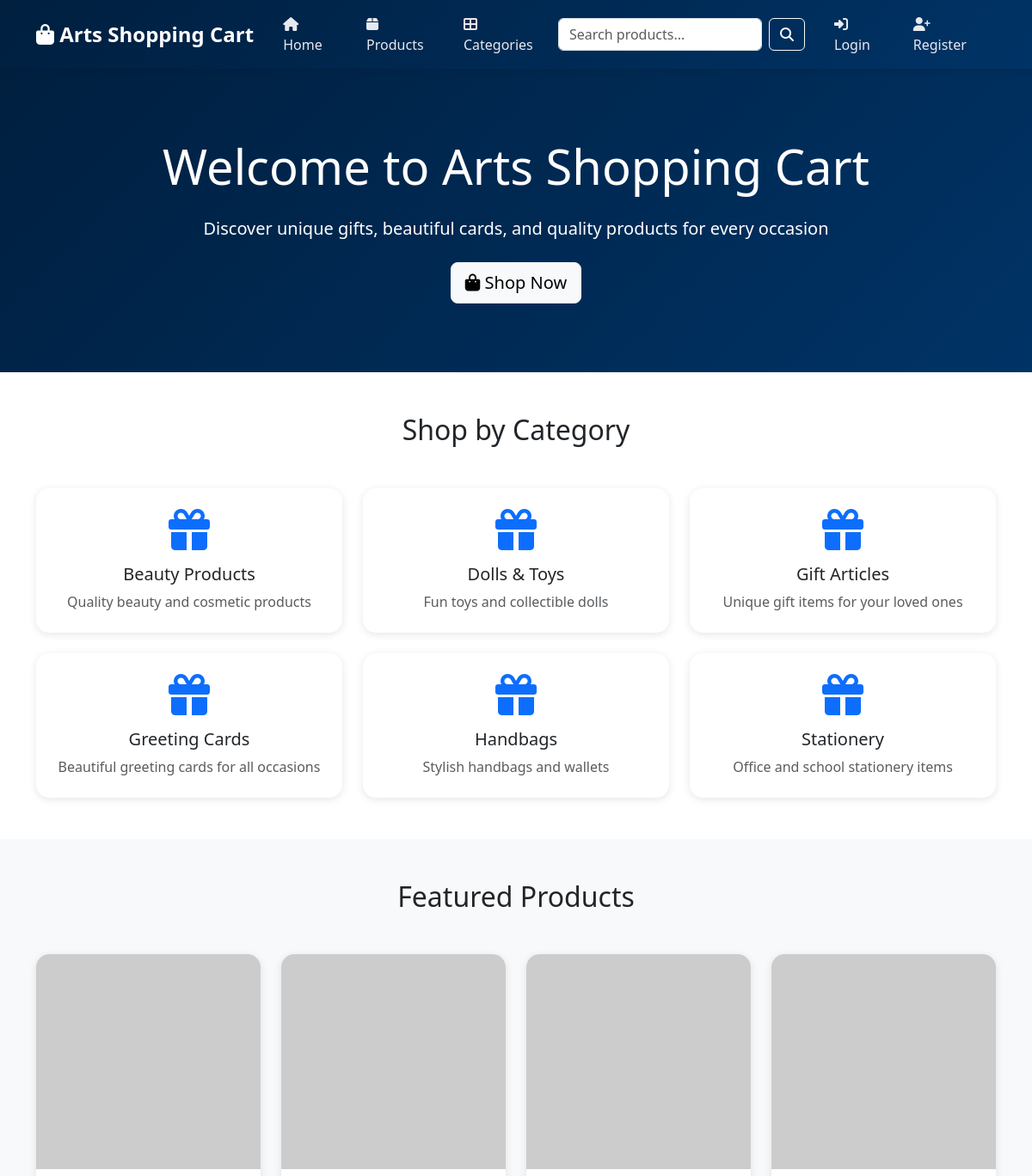
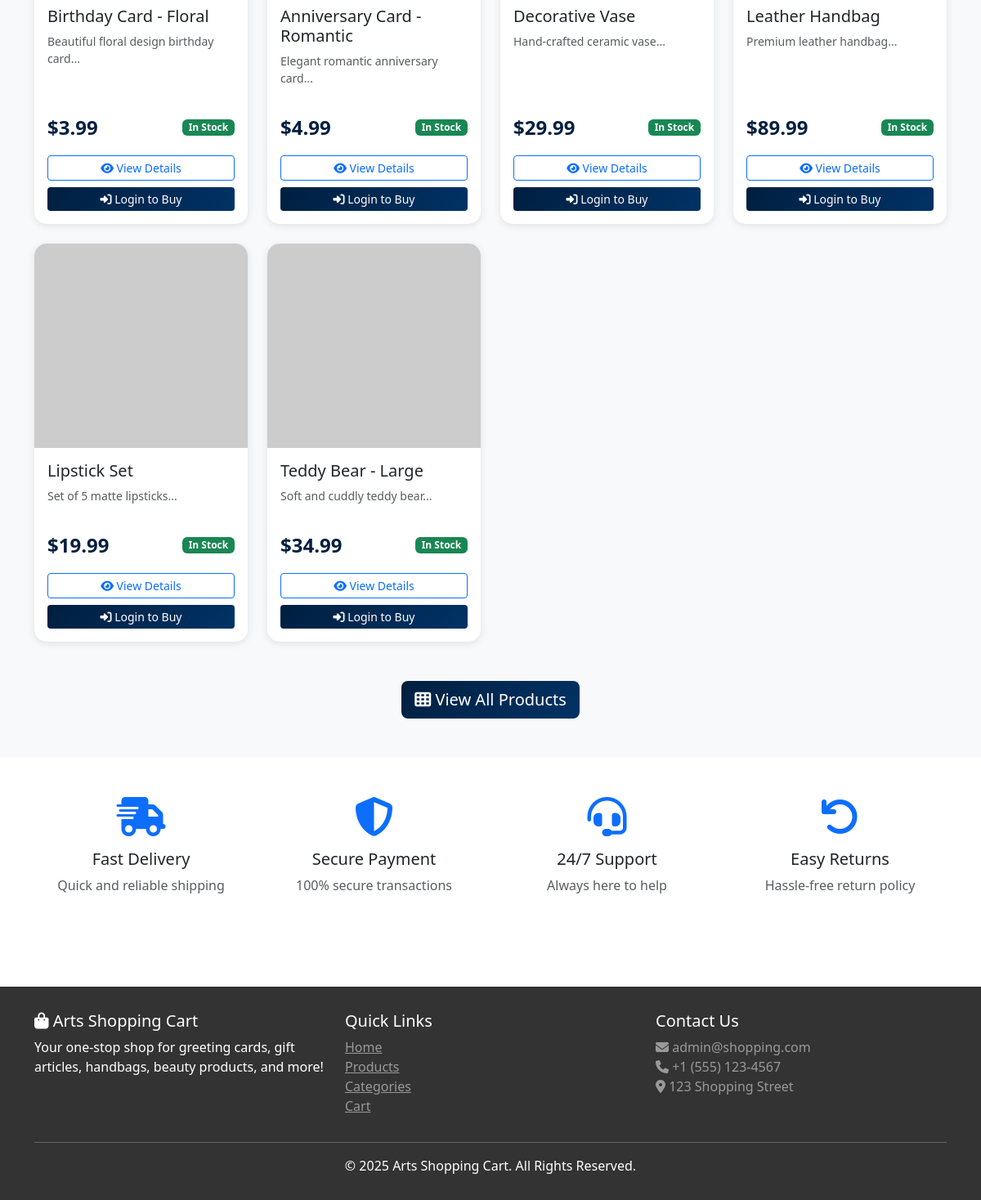
The page / on the database its author committed (2 pictures, top to bottom).
### tables this page shows
CREATE TABLE IF NOT EXISTS categories (
    id INT AUTO_INCREMENT PRIMARY KEY,
    name VARCHAR(100) NOT NULL,
    description TEXT,
    image VARCHAR(255),
    created_at TIMESTAMP DEFAULT CURRENT_TIMESTAMP
);

CREATE TABLE IF NOT EXISTS products (
    id INT AUTO_INCREMENT PRIMARY KEY,
    category_id INT,
    name VARCHAR(200) NOT NULL,
    description TEXT,
    price DECIMAL(10, 2) NOT NULL,
    stock INT DEFAULT 0,
    image VARCHAR(255),
    featured TINYINT(1) DEFAULT 0,
    created_at TIMESTAMP DEFAULT CURRENT_TIMESTAMP,
    updated_at TIMESTAMP DEFAULT CURRENT_TIMESTAMP ON UPDATE CURRENT_TIMESTAMP,
    FOREIGN KEY (category_id) REFERENCES categories(id) ON DELETE SET NULL
);

### includes/functions.php (called while the page is built, shortened)
<?php
require_once 'db.php';
function isLoggedIn() {
    return isset($_SESSION['user_id']);
}
function getProducts($category_id = null, $featured = false, $limit = null) {
    global $db;
    $sql = "SELECT p.*, c.name as category_name FROM products p
            LEFT JOIN categories c ON p.category_id = c.id WHERE 1=1";
    if ($featured) {
        $sql .= " AND p.featured = 1";
    }
    $sql .= " ORDER BY p.created_at DESC";
    if ($limit) {
        $sql .= " LIMIT " . intval($limit);
    }
    $result = $db->query($sql);
    return $result->fetch_all(MYSQLI_ASSOC);
}
function getCategories() {
    global $db;
    $result = $db->query("SELECT * FROM categories ORDER BY name ASC");
    return $result->fetch_all(MYSQLI_ASSOC);
}
function formatPrice($price) {
    return '$' . number_format($price, 2);
}
?>

### includes/db.php (called while the page is built, shortened)
<?php
class Database {
    private $conn;
    public function __construct() {
        try {
            $this->conn = new mysqli(DB_HOST, DB_USER, DB_PASS, DB_NAME);
            $this->conn->set_charset("utf8mb4");
        } catch (Exception $e) {
            die("Database Error: " . $e->getMessage());
        }
    }
    public function query($sql) {
        $result = $this->conn->query($sql);
        return $result;
    }
}
$db = new Database();
?>

### index.php (the view, shortened to what this page needs)
<?php
include 'includes/header.php';
$featured_products = getProducts(null, true, 8);
$categories = getCategories();
?>
<section class="hero-section">
    <div class="container">
        <h1 class="display-4 mb-4">Welcome to <?php echo SITE_NAME; ?></h1>
        <p class="lead mb-4">Discover unique gifts, beautiful cards, and quality products for every occasion</p>
        <a href="products.php" class="btn btn-light btn-lg">
            <i class="fas fa-shopping-bag"></i> Shop Now
        </a>
    </div>
</section>
<section class="py-5">
    <div class="container">
        <h2 class="text-center mb-5">Shop by Category</h2>
        <div class="row g-4">
            <?php foreach ($categories as $category): ?>
                <div class="col-md-4">
                    <a href="products.php?category=<?php echo $category['id']; ?>" class="text-decoration-none">
                        <div class="card category-card">
                            <div class="card-body text-center p-4">
                                <i class="fas fa-gift fa-3x text-primary mb-3"></i>
                                <h5 class="card-title"><?php echo htmlspecialchars($category['name']); ?></h5>
                                <p class="card-text text-muted"><?php echo htmlspecialchars($category['description']); ?></p>
                            </div>
                        </div>
                    </a>
                </div>
            <?php endforeach; ?>
        </div>
    </div>
</section>
<section class="py-5 bg-light">
    <div class="container">
        <h2 class="text-center mb-5">Featured Products</h2>
        <div class="row g-4">
            <?php foreach ($featured_products as $product): ?>
                <div class="col-md-3">
                    <div class="card h-100">
                        <img src="<?php echo $product['image'] ? 'uploads/' . $product['image'] : 'https://via.placeholder.com/300x250?text=' . urlencode($product['name']); ?>"
                             class="card-img-top" alt="<?php echo htmlspecialchars($product['name']); ?>">
                        <div class="card-body d-flex flex-column">
                            <h5 class="card-title"><?php echo htmlspecialchars($product['name']); ?></h5>
                            <p class="card-text text-muted small flex-grow-1">
                                <?php echo htmlspecialchars(substr($product['description'], 0, 80)) . '...'; ?>
                            </p>
                            <div class="d-flex justify-content-between align-items-center mt-3">
                                <span class="product-price"><?php echo formatPrice($product['price']); ?></span>
                                <?php if ($product['stock'] > 0): ?>
                                    <span class="badge bg-success">In Stock</span>
                                <?php else: ?>
                                    <span class="badge bg-danger">Out of Stock</span>
                                <?php endif; ?>
                            </div>
                            <div class="mt-3">
                                <a href="product-detail.php?id=<?php echo $product['id']; ?>" class="btn btn-outline-primary btn-sm w-100 mb-2">
                                    <i class="fas fa-eye"></i> View Details
                                </a>
                                <?php if (isLoggedIn() && $product['stock'] > 0): ?>
                                    <form action="cart-action.php" method="POST" class="d-inline w-100">
                                        <input type="hidden" name="action" value="add">
                                        <input type="hidden" name="product_id" value="<?php echo $product['id']; ?>">
                                        <button type="submit" class="btn btn-primary btn-sm w-100" onclick="addToCartAnimation(this)">
                                            <i class="fas fa-cart-plus"></i> Add to Cart
                                        </button>
                                    </form>
                                <?php elseif (!isLoggedIn()): ?>
                                    <a href="login.php" class="btn btn-primary btn-sm w-100">
                                        <i class="fas fa-sign-in-alt"></i> Login to Buy
                                    </a>
                                <?php endif; ?>
                            </div>
                        </div>
                    </div>
                </div>
            <?php endforeach; ?>
        </div>
        <div class="text-center mt-5">
            <a href="products.php" class="btn btn-primary btn-lg">
                <i class="fas fa-th"></i> View All Products
            </a>
        </div>
    </div>
</section>
<section class="py-5">
    <div class="container">
        <div class="row g-4">
            <div class="col-md-3 text-center">
                <i class="fas fa-shipping-fast fa-3x text-primary mb-3"></i>
                <h5>Fast Delivery</h5>
                <p class="text-muted">Quick and reliable shipping</p>
            </div>
            <div class="col-md-3 text-center">
                <i class="fas fa-shield-alt fa-3x text-primary mb-3"></i>
                <h5>Secure Payment</h5>
                <p class="text-muted">100% secure transactions</p>
            </div>
            <div class="col-md-3 text-center">
                <i class="fas fa-headset fa-3x text-primary mb-3"></i>
                <h5>24/7 Support</h5>
                <p class="text-muted">Always here to help</p>
            </div>
            <div class="col-md-3 text-center">
                <i class="fas fa-undo fa-3x text-primary mb-3"></i>
                <h5>Easy Returns</h5>
                <p class="text-muted">Hassle-free return policy</p>
            </div>
        </div>
    </div>
</section>
<?php include 'includes/footer.php'; ?>

### includes/header.php (shortened to what this page needs)
<?php
require_once 'functions.php';
$cart_count = 0;
?>
<!DOCTYPE html>
<html lang="en">
<head>
    <link href="https://cdn.jsdelivr.net/npm/bootstrap@5.3.0/dist/css/bootstrap.min.css" rel="stylesheet">
    <link rel="stylesheet" href="https://cdnjs.cloudflare.com/ajax/libs/font-awesome/6.4.0/css/all.min.css">
</head>
<body>
    <nav class="navbar navbar-expand-lg navbar-dark">
        <div class="container">
            <a class="navbar-brand" href="index.php">
                <i class="fas fa-shopping-bag"></i> <?php echo SITE_NAME; ?>
            </a>
            <div class="collapse navbar-collapse" id="navbarNav">
                <ul class="navbar-nav me-auto">
                    <li class="nav-item">
                        <a class="nav-link" href="index.php"><i class="fas fa-home"></i> Home</a>
                    </li>
                    <li class="nav-item">
                        <a class="nav-link" href="products.php"><i class="fas fa-box"></i> Products</a>
                    </li>
                    <li class="nav-item">
                        <a class="nav-link" href="categories.php"><i class="fas fa-th-large"></i> Categories</a>
                    </li>
                </ul>
                <form class="d-flex search-form me-3" action="products.php" method="GET">
                    <input class="form-control me-2" type="search" name="search" placeholder="Search products..."
                           value="<?php echo isset($_GET['search']) ? htmlspecialchars($_GET['search']) : ''; ?>">
                    <button class="btn btn-outline-light" type="submit">
                        <i class="fas fa-search"></i>
                    </button>
                </form>
                <ul class="navbar-nav">
                    <?php if (isLoggedIn()): ?>
                        <li class="nav-item">
                            <a class="nav-link cart-icon" href="cart.php">
                                <i class="fas fa-shopping-cart"></i>
                                <?php if ($cart_count > 0): ?>
                                    <span class="badge bg-warning badge-cart"><?php echo $cart_count; ?></span>
                                <?php endif; ?>
                            </a>
                        </li>
                        <li class="nav-item dropdown">
                            <a class="nav-link dropdown-toggle" href="#" id="navbarDropdown" role="button"
                               data-bs-toggle="dropdown">
                                <i class="fas fa-user"></i> <?php echo $_SESSION['username']; ?>
                            </a>
                            <ul class="dropdown-menu">
                                <li><a class="dropdown-item" href="orders.php">
                                    <i class="fas fa-box"></i> My Orders</a>
                                </li>
                                <?php if (isAdmin()): ?>
                                    <li><hr class="dropdown-divider"></li>
                                    <li><a class="dropdown-item" href="/shop/admin/dashboard.php">
                                        <i class="fas fa-tachometer-alt"></i> Admin Panel</a>
                                    </li>
                                <?php endif; ?>
                                <li><hr class="dropdown-divider"></li>
                                <li><a class="dropdown-item" href="logout.php">
                                    <i class="fas fa-sign-out-alt"></i> Logout</a>
                                </li>
                            </ul>
                        </li>
                    <?php else: ?>
                        <li class="nav-item">
                            <a class="nav-link" href="login.php"><i class="fas fa-sign-in-alt"></i> Login</a>
                        </li>
                        <li class="nav-item">
                            <a class="nav-link" href="register.php"><i class="fas fa-user-plus"></i> Register</a>
                        </li>
                    <?php endif; ?>
                </ul>
            </div>
        </div>
    </nav>
    <main>

### includes/footer.php (shortened to what this page needs)
    </main>
    <footer class="mt-5">
        <div class="container">
            <div class="row">
                <div class="col-md-4">
                    <h5><i class="fas fa-shopping-bag"></i> <?php echo SITE_NAME; ?></h5>
                    <p>Your one-stop shop for greeting cards, gift articles, handbags, beauty products, and more!</p>
                </div>
                <div class="col-md-4">
                    <h5>Quick Links</h5>
                    <ul class="list-unstyled">
                        <li><a href="index.php" class="text-white-50">Home</a></li>
                        <li><a href="products.php" class="text-white-50">Products</a></li>
                        <li><a href="categories.php" class="text-white-50">Categories</a></li>
                        <li><a href="cart.php" class="text-white-50">Cart</a></li>
                    </ul>
                </div>
                <div class="col-md-4">
                    <h5>Contact Us</h5>
                    <p class="text-white-50">
                        <i class="fas fa-envelope"></i> <?php echo ADMIN_EMAIL; ?><br>
                        <i class="fas fa-phone"></i> +1 (555) 123-4567<br>
                        <i class="fas fa-map-marker-alt"></i> 123 Shopping Street
                    </p>
                </div>
            </div>
            <hr class="bg-white">
            <div class="text-center">
                <p class="mb-0">&copy; <?php echo date('Y'); ?> <?php echo SITE_NAME; ?>. All Rights Reserved.</p>
            </div>
        </div>
    </footer>
</body>
</html>

### includes/header.php (style rules this page uses)
:root { --primary-color: #001f3f; --secondary-color: #003366; --dark-color: #333; --light-color: #f8f9fa; }
body { font-family: 'Segoe UI', Tahoma, Geneva, Verdana, sans-serif; min-height: 100vh; display: flex; flex-direction: column; }
.navbar { background: linear-gradient(135deg, var(--primary-color), var(--secondary-color)); box-shadow: 0 2px 10px rgba(0,0,0,0.1); }
.navbar-brand { font-weight: bold; font-size: 1.5rem; color: white !important; }
.navbar-nav .nav-link { color: rgba(255,255,255,0.9) !important; margin: 0 10px; transition: all 0.3s; }
.btn-primary { background: linear-gradient(135deg, var(--primary-color), var(--secondary-color)); border: none; }
.card { border: none; border-radius: 15px; overflow: hidden; transition: all 0.3s; box-shadow: 0 2px 10px rgba(0,0,0,0.1); }
.card-img-top { height: 250px; object-fit: cover; }
.product-price { color: var(--primary-color); font-size: 1.5rem; font-weight: bold; }
.hero-section { background: linear-gradient(135deg, var(--primary-color), var(--secondary-color)); color: white; padding: 80px 0; text-align: center; }
.category-card { cursor: pointer; transition: all 0.3s; }
footer { background: var(--dark-color); color: white; padding: 30px 0; margin-top: auto; }
.search-form { max-width: 400px; }

### rows shown on the page
categories: name "Beauty Products", description "Quality beauty and cosmetic products"
categories: name "Dolls & Toys", description "Fun toys and collectible dolls"
categories: name "Gift Articles", description "Unique gift items for your loved ones"
categories: name "Greeting Cards", description "Beautiful greeting cards for all occasions"
categories: name "Handbags", description "Stylish handbags and wallets"
categories: name "Stationery", description "Office and school stationery items"
products: name "Birthday Card - Floral", description "Beautiful floral design birthday card", price "$3.99", stock "In Stock"
products: name "Anniversary Card - Romantic", description "Elegant romantic anniversary card", price "$4.99", stock "In Stock"
products: name "Decorative Vase", description "Hand-crafted ceramic vase", price "$29.99", stock "In Stock"
products: name "Leather Handbag", description "Premium leather handbag", price "$89.99", stock "In Stock"
products: name "Lipstick Set", description "Set of 5 matte lipsticks", price "$19.99", stock "In Stock"
products: name "Teddy Bear - Large", description "Soft and cuddly teddy bear", price "$34.99", stock "In Stock"

### other values the page prints
SITE_NAME "Arts Shopping Cart"
ADMIN_EMAIL "admin@shopping.com"
